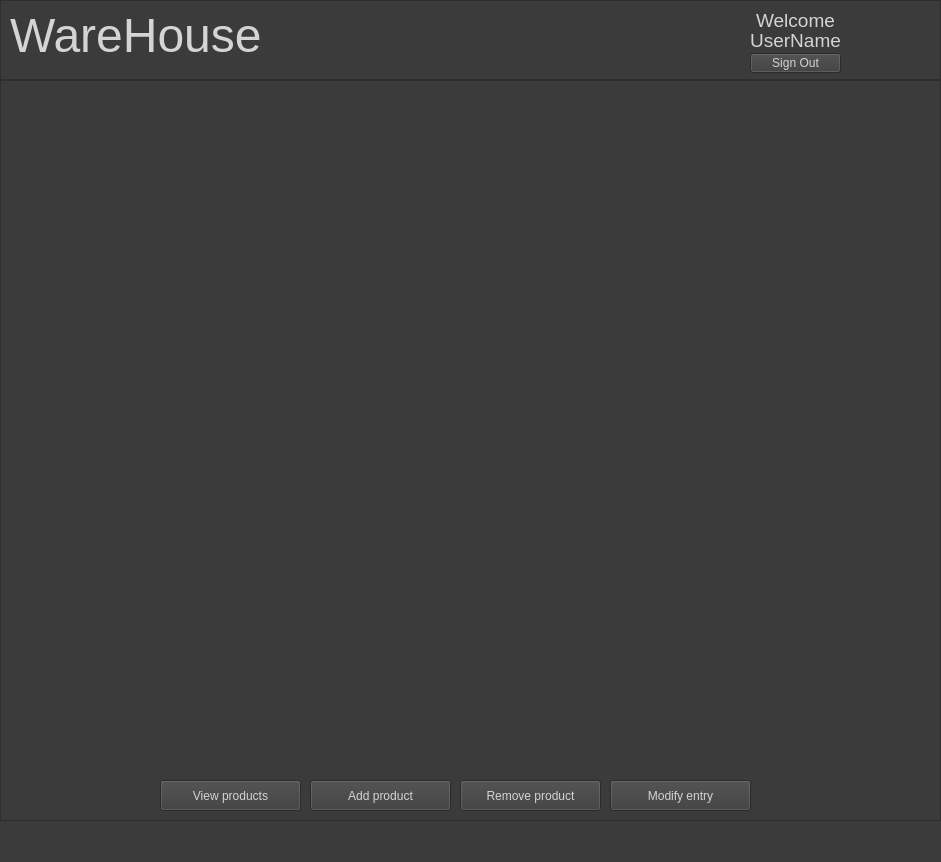
<?xml version="1.0" encoding="UTF-8"?>
<ui version="4.0">
 <class>MainWindow</class>
 <widget class="QMainWindow" name="MainWindow">
  <property name="geometry">
   <rect>
    <x>0</x>
    <y>0</y>
    <width>941</width>
    <height>862</height>
   </rect>
  </property>
  <property name="windowTitle">
   <string>MainWindow</string>
  </property>
  <property name="styleSheet">
   <string notr="true">background-color: rgb(59, 59, 59);
border-color: rgb(103, 103, 103);
color: rgb(212, 212, 212);</string>
  </property>
  <widget class="QWidget" name="centralwidget">
   <widget class="QFrame" name="navbar_frame">
    <property name="geometry">
     <rect>
      <x>0</x>
      <y>0</y>
      <width>941</width>
      <height>80</height>
     </rect>
    </property>
    <property name="frameShape">
     <enum>QFrame::StyledPanel</enum>
    </property>
    <property name="frameShadow">
     <enum>QFrame::Raised</enum>
    </property>
    <widget class="QLabel" name="wh_label">
     <property name="geometry">
      <rect>
       <x>10</x>
       <y>10</y>
       <width>281</width>
       <height>51</height>
      </rect>
     </property>
     <property name="font">
      <font>
       <pointsize>36</pointsize>
      </font>
     </property>
     <property name="text">
      <string>WareHouse</string>
     </property>
    </widget>
    <widget class="QLabel" name="welcome_label">
     <property name="geometry">
      <rect>
       <x>660</x>
       <y>10</y>
       <width>271</width>
       <height>21</height>
      </rect>
     </property>
     <property name="font">
      <font>
       <pointsize>14</pointsize>
      </font>
     </property>
     <property name="text">
      <string>Welcome</string>
     </property>
     <property name="alignment">
      <set>Qt::AlignCenter</set>
     </property>
    </widget>
    <widget class="QLabel" name="username_output">
     <property name="geometry">
      <rect>
       <x>660</x>
       <y>30</y>
       <width>271</width>
       <height>21</height>
      </rect>
     </property>
     <property name="font">
      <font>
       <pointsize>14</pointsize>
      </font>
     </property>
     <property name="text">
      <string>UserName</string>
     </property>
     <property name="alignment">
      <set>Qt::AlignCenter</set>
     </property>
    </widget>
    <widget class="QPushButton" name="pushButton">
     <property name="geometry">
      <rect>
       <x>750</x>
       <y>53</y>
       <width>91</width>
       <height>20</height>
      </rect>
     </property>
     <property name="text">
      <string>Sign Out</string>
     </property>
    </widget>
   </widget>
   <widget class="QFrame" name="main_frame">
    <property name="geometry">
     <rect>
      <x>0</x>
      <y>80</y>
      <width>941</width>
      <height>741</height>
     </rect>
    </property>
    <property name="frameShape">
     <enum>QFrame::StyledPanel</enum>
    </property>
    <property name="frameShadow">
     <enum>QFrame::Raised</enum>
    </property>
    <widget class="QLabel" name="list_output">
     <property name="geometry">
      <rect>
       <x>26</x>
       <y>24</y>
       <width>891</width>
       <height>671</height>
      </rect>
     </property>
     <property name="text">
      <string/>
     </property>
    </widget>
    <widget class="QPushButton" name="refresh_button">
     <property name="geometry">
      <rect>
       <x>160</x>
       <y>700</y>
       <width>141</width>
       <height>31</height>
      </rect>
     </property>
     <property name="text">
      <string>View products</string>
     </property>
    </widget>
    <widget class="QPushButton" name="add_button">
     <property name="geometry">
      <rect>
       <x>310</x>
       <y>700</y>
       <width>141</width>
       <height>31</height>
      </rect>
     </property>
     <property name="text">
      <string>Add product</string>
     </property>
    </widget>
    <widget class="QPushButton" name="remove_button">
     <property name="geometry">
      <rect>
       <x>460</x>
       <y>700</y>
       <width>141</width>
       <height>31</height>
      </rect>
     </property>
     <property name="text">
      <string>Remove product</string>
     </property>
    </widget>
    <widget class="QPushButton" name="modify_button">
     <property name="geometry">
      <rect>
       <x>610</x>
       <y>700</y>
       <width>141</width>
       <height>31</height>
      </rect>
     </property>
     <property name="text">
      <string>Modify entry</string>
     </property>
    </widget>
   </widget>
  </widget>
 </widget>
 <resources/>
 <connections/>
</ui>
